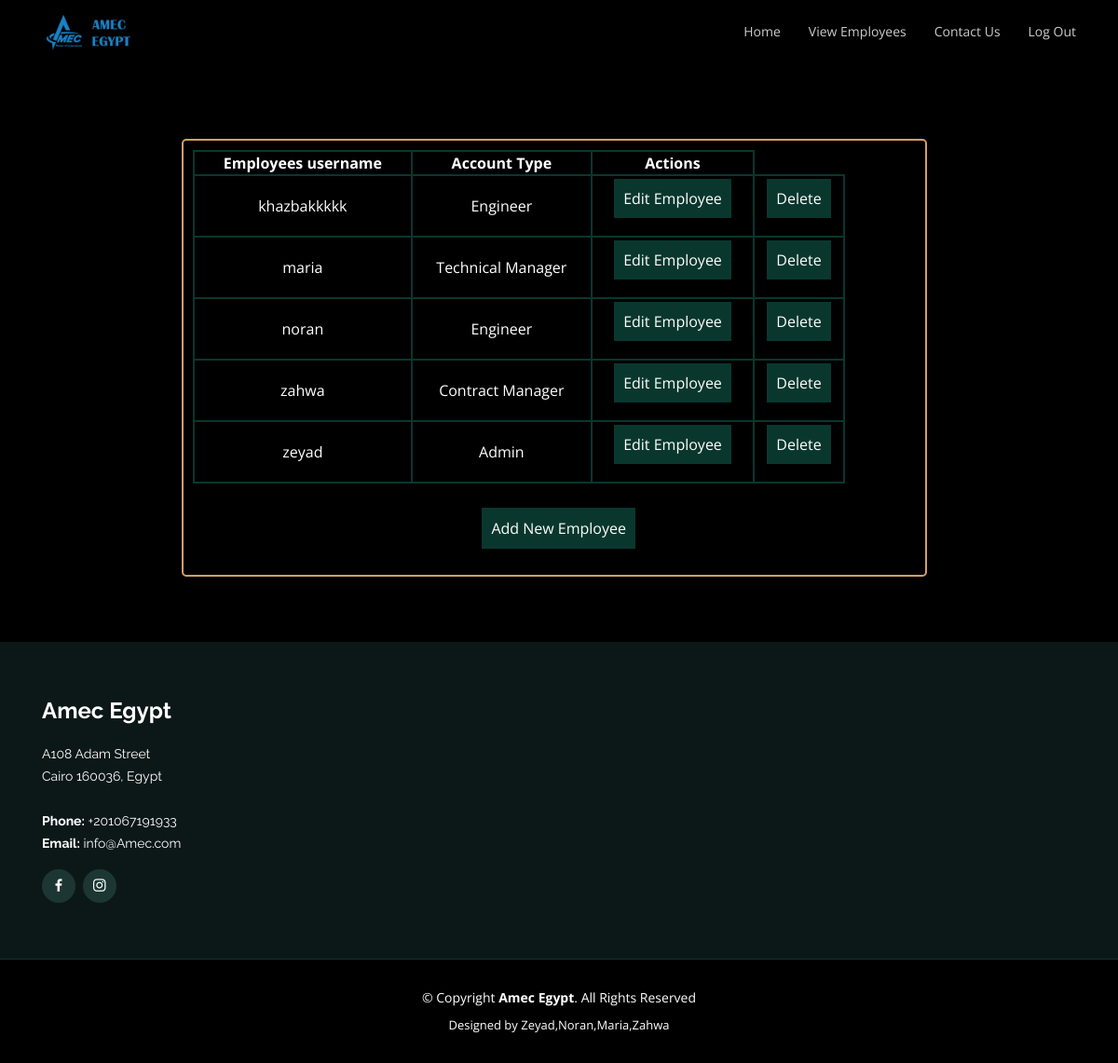
/main/Admin.php (signed in), run on the app's committed database.
### tables this page shows
CREATE TABLE `user` (
  `username` varchar(100) NOT NULL,
  `password` varchar(100) NOT NULL,
  `acctype` varchar(100) NOT NULL
);

### app/db/Dbh.php (called while the page is built, shortened)
<?php
class DBh{
    private $servername;
    private $username;
    private $password;
    private $dbname;
    private $conn;
    function __construct() {
        $this->servername = DB_SERVER;
        $this->username = DB_USER;
        $this->password = DB_PASS;
        $this->dbname = DB_DATABASE;
      }
    public function connect(){
        $this->conn = new mysqli($this->servername, $this->username, $this->password, $this->dbname);
        return $this->conn;
    }
    function query($sql){
        if (!empty($sql)){
                $this->result = $this->conn->query($sql);
                return $this->result;
        }else{
                return false;
        }
}
}
?>

### app/Model/Model.php (called while the page is built)
<?php
require_once("../app/db/Dbh.php");
abstract class Model{
    protected $db;
    protected $conn;
    public function connect(){
        if(null === $this->conn ){
            $this->db = new Dbh();
        }
        return $this->db;
    }
}
?>

### app/Model/usersmodel.php (called while the page is built, shortened)
<?php
require_once(__ROOT__ . "Model/Model.php");
require_once(__ROOT__ . "Model/usermodel.php");
class usersmodel extends Model {
	private $users;
	function __construct() {
		$this->fillArray();
	}
	function fillArray() {
		$this->users = array();
		$this->db = $this->connect();
		$result = $this->readUsers();
		while ($row = $result->fetch_assoc()) {
			array_push($this->users, new usermodel($row["username"],$row["acctype"],$row["password"]));
		}
	}
	function getUsers() {
		return $this->users;
	}
	function readUsers(){
		$sql = "SELECT * FROM user";
		$result = $this->db->query($sql);
		if ($result->num_rows > 0){
			return $result;
		}
		else {
			return false;
		}
	}
}

### app/View/View.php (called while the page is built, shortened)
<?php
abstract class  View{
    public function __construct($controller, $model) {
        $this->model = $model;
    }
}?>

### app/Model/usermodel.php (called while the page is built, shortened)
<?php
require_once("../app/Model/Model.php");
class usermodel extends Model{
 private $username;
 private $acctype;
 public function __construct($username,$acctype="",$password=""){
      $this->username = $username;
    if(""===$acctype){
      $this->readUser($username);
    }else{
      $this->username = $username;
      $this->acctype = $acctype;
    }
 }
    function getacctype() {
      return $this->acctype;
    }
    function getusername() {
      return $this->username;
    }
}
 ?>

### app/View/AdminView.php (the view, shortened to what this page needs)
<?php
require_once(__ROOT__ . "View/View.php");
require_once("../Main/Admin.php");
class AdminView extends view{
public function output(){
  $str='<section id="contracts" class="contact">
      <div class="container">
          <div class="containerEngViewInv">
          <table class="contracts"  style="width:700px">
          <tr>
            <th>Employees username</th>
			<th>Account Type</th>
            <th>Actions</th>
          </tr>';
      foreach($this->model->getUsers() as $user){
        $str=$str.' <tr>
			<td>'.$user->getusername() .'  </td>
      	<td>'.$user->getacctype() .' </td>
        <td><form method="post" action="Admin.php?action=editemployeeform">
        <input type="hidden" value="'.$user->getusername().'" name="username">
        <button class="buttonViewAllInvoices">Edit Employee</button></form></td>
        <td><form method="post" action="Admin.php?action=deleteuser">
        <input type="hidden" value="'.$user->getusername().'" name="username">
        <button class="buttonViewAllInvoices">Delete</button></form></td>
          </tr>';
		 	 }
     $str=$str.'  </table><br>
    <form action="Admin.php?action=insertuser" method="post">
    <button  class="buttonAddEmployee" onclick="window.location.href="Admin.php?action=insertuser">Add New Employee</button></form>
     </div>
    </section>';
    return $str;
}
}
  ?>

### main/Header.php (shortened to what this page needs)
<head>
  <link href="assets/vendor/bootstrap/css/bootstrap.min.css" rel="stylesheet">
  <link href="assets/vendor/icofont/icofont.min.css" rel="stylesheet">
  <link href="assets/vendor/boxicons/css/boxicons.min.css" rel="stylesheet">
  <link href="assets/vendor/owl.carousel/assets/owl.carousel.min.css" rel="stylesheet">
  <link href="assets/vendor/venobox/venobox.css" rel="stylesheet">
  <link href="assets/vendor/aos/aos.css" rel="stylesheet">
  <link href="assets/css/style.css" rel="stylesheet">
</head>
<header id="header" class="fixed-top">
  <div class="container d-flex">
    <div class="logo mr-auto">
      <a href="index.php"><img src="assets/img/Amec-Logo.png" alt="" class="img-fluid"></a>
    </div>
    <nav class="nav-menu d-none d-lg-block">
      <ul>
        <li><a href="index.php">Home</a></li>
        <li><a href="<?php if (  isset( $_SESSION['page']) &&  isset( $_SESSION['pagename'] )){
           echo  $_SESSION['page'];
            ?>"><?php echo $_SESSION['pagename'];
           }else{
            echo 'mainlogin.php';?>
            ">Login
        <?php }
           ?> </a></li>
        <li><a href="index.php#contact">Contact Us</a></li>
        <li><a href="Logout.php">Log Out</a></li>
      </ul>
    </nav>
  </div>
</header>
  <link rel="stylesheet" href="http://localhost/ConstructionMVC/assets/css/style.css">

### main/Admin.php (shortened to what this page needs)
<?php
require_once("Header.php");
require_once(__ROOT__ . "View/AdminView.php");
require_once(__ROOT__ . "Model/usersmodel.php");
if ( ! isset( $_SESSION['username'])  ||  $_SESSION['page'] !== "Admin.php" ){
 echo '<script>window.location.href= "mainlogin.php";</script>';
}
else{
$model= new usersmodel();
$controller=new UsersController($model);
$view = new AdminView($controller,$model);
if (isset($_GET['action']) && !empty($_GET['action'])) {
  if($_GET['action'] == "editemployeeform"){
    $username=$_POST['username'];
    echo $view->{$_GET['action']}($username);
  }else if($_GET['action'] == "deleteuser"){
    echo $controller->{$_GET['action']}();
  }
    if($_GET['action'] == "insertuser"){
        echo $view->{$_GET['action']}();
    }
}
else{
  echo $view->output();
}
}
require_once("Footer.php");
?>

### main/Footer.php (shortened to what this page needs)
<footer id="footer">
  <div class="footer-top">
    <div class="container">
      <div class="row">
        <div class="col-lg-3 col-md-6">
          <div class="footer-info">
            <h3>Amec Egypt</h3>
            <p>
              A108 Adam Street <br>
              Cairo 160036, Egypt<br><br>
              <strong>Phone:</strong> +201067191933 <br>
              <strong>Email:</strong> info@Amec.com<br>
            </p>
            <div class="social-links mt-3">
              <a href="#" class="facebook"><i class="bx bxl-facebook"></i></a>
              <a href="#" class="instagram"><i class="bx bxl-instagram"></i></a>
            </div>
          </div>
        </div>
        <div class="col-lg-3 col-md-6 footer-links">
        </div>
        <div class="col-lg-4 col-md-6 footer-newsletter">
        </div>
      </div>
    </div>
  </div>
  <div class="container">
    <div class="copyright">
      &copy; Copyright <strong><span>Amec Egypt</span></strong>. All Rights Reserved
    </div>
    <div class="credits">
      Designed by Zeyad,Noran,Maria,Zahwa
    </div>
  </div>
</footer>

### main/assets/css/style.css (style rules this page uses)
a { color: #1bac91; }
h1, h2, h3, h4, h5, h6 { font-family: "Raleway", sans-serif; }
#header { height: 72px; transition: all 0.5s; z-index: 997; transition: all 0.5s; padding: 15px 0; background: #000; }
#header .logo img { padding: 0; margin: 0; max-height: 40px; }
.nav-menu, .nav-menu * { margin: 0; padding: 0; list-style: none; }
.nav-menu > ul > li { position: relative; white-space: nowrap; float: left; }
.nav-menu a { display: block; position: relative; color: rgba(255, 255, 255, 0.8); padding: 8px 0 12px 0; transition: 0.3s; font-size: 14px; font-family: "Open Sans", sans-serif; }
.nav-menu > ul > li + li { margin-left: 30px; }
.nav-menu > ul > li > a:before { content: ""; position: absolute; width: 100%; height: 2px; bottom: 3px; left: 0; background-color: #1bac91; visibility: hidden; width: 0px; transition: all 0.3s ease-in-out 0s; }
.mobile-nav { position: fixed; top: 55px; right: 15px; bottom: 15px; left: 15px; z-index: 9999; overflow-y: auto; background: #fff; transition: ease-in-out 0.2s; opacity: 0; visibility: hidden; border-radius: 10px; padding: 10px 0; }
.mobile-nav * { margin: 0; padding: 0; list-style: none; }
.mobile-nav a { display: block; position: relative; color: #21413c; padding: 10px 20px; font-weight: 500; outline: none; }
section { padding: 60px 0; overflow: hidden; }
table#TechInv, th, td { border: 2px solid black; border-collapse: collapse; text-align: center; margin-left:30px; color: white; }
table#TechViewAllInv, th, td { border: 2px solid #09372e; border-collapse: collapse; text-align: center; }
section#contracts { background-color: black; }
.containerEngViewInv { margin-top: 89px; border: 2px solid #d19f68; background-color: black; border-radius: 5px; padding: 10px; margin-bottom: 10px; margin-left: 150px; max-width: 800px; color: white; }
.buttonViewAllInvoices { background-color: #09372e; border: none; margin-top:2px; margin-bottom:2px; color: white; padding: 10px 10px; text-align: center; font-size: 16px; cursor: pointer; }
.buttonAddEmployee { background-color: #09372e; border: none; margin-top:2px; margin-bottom:2px; color: white; padding: 10px 10px; text-align: center; font-size: 16px; cursor: pointer; margin-left: 40%; }
#footer { background: black; padding: 0 0 30px 0; color: #fff; font-size: 14px; }
#footer .footer-top { background: #0c1817; border-bottom: 1px solid #18302c; padding: 60px 0 30px 0; }
#footer .footer-top .footer-info { margin-bottom: 30px; }
#footer .footer-top .footer-info h3 { font-size: 24px; margin: 0 0 20px 0; padding: 2px 0 2px 0; line-height: 1; font-weight: 700; }
#footer .footer-top .footer-info p { font-size: 14px; line-height: 24px; margin-bottom: 0; font-family: "Raleway", sans-serif; color: #fff; }
#footer .footer-top .social-links a { font-size: 18px; display: inline-block; background: #1c3733; color: #fff; line-height: 1; padding: 8px 0; margin-right: 4px; border-radius: 50%; text-align: center; width: 36px; height: 36px; transition: 0.3s; }
#footer .footer-top .footer-links { margin-bottom: 30px; }
#footer .copyright { text-align: center; padding-top: 30px; }
#footer .credits { padding-top: 10px; text-align: center; font-size: 13px; color: #fff; }

### data on the page
user: username "khazbakkkkk", acctype "Engineer"
user: username "maria", acctype "Technical Manager"
user: username "noran", acctype "Engineer"
user: username "zahwa", acctype "Contract Manager"
user: username "zeyad", acctype "Admin"

### other printed values
$_SESSION['pagename'] "View Employees"
